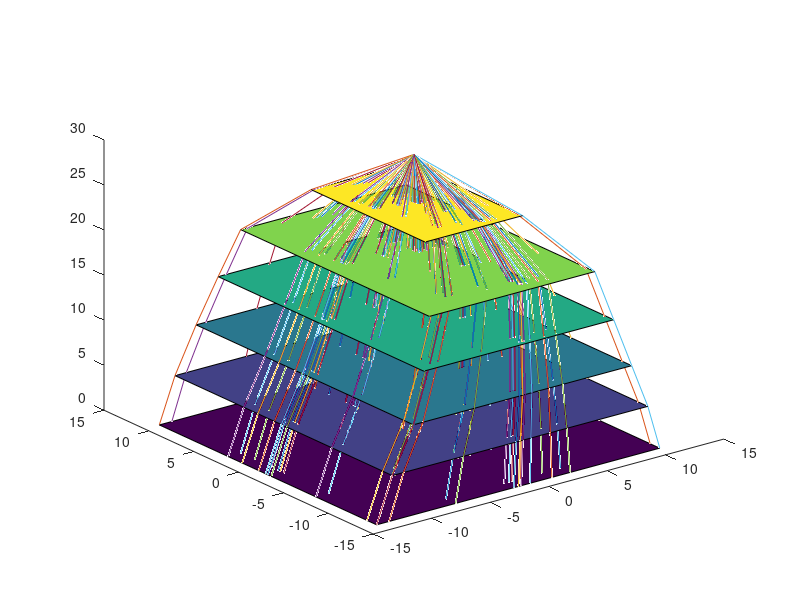

The MATLAB script that drew this image: (Note: this script raises an error after producing the figure.)
function psf6aod()

lambda = 800e-9;
V = 613;
[t,x1,y1] = GetSamplingRanges();
xVel = 00;
yVel = 00;
focusDeviation = -0.000;

[aodDirectionVectors, aodL, chirpFactor] = Aod6pairedAS();

tic
[xy,aberrationVar] = CalculateRayEnds();
toc

figure();
hist3(xy);
xlabel('x')
ylabel('y')

    function [xy,aberrationVar] = CalculateRayEnds()
        numberOfAods = length(aodL);
        linearChirps = arrayfun(@NthAodChirp, 1:length(aodL));
                                                                                   
        x = cell(1,numberOfAods+1); 
        y = cell(1,numberOfAods+1); 
        z = cell(1,numberOfAods+1); 
        x{1} = x1;
        y{1} = y1;
        z{1} = 0;
        figure();
        hold on
        for n = 1:numberOfAods
            [x{n+1},y{n+1}] = GetNplus1xy(n);  % Stores the (n+1)th [x,y]
            z{n+1} = z{n} + aodL(n);
            line([x{n};x{n+1}],[y{n};y{n+1}],[z{n};z{n+1}]);
            fill3([max(x{n}) max(x{n}) min(x{n}) min(x{n})],[max(y{n}) min(y{n}) min(y{n}) max(y{n})],repmat([z{n}],1,4),repmat([z{n}],1,4))
        end
        hold off
        alpha(0.1)
        xEnd = x{end} - xVel * t;
        yEnd = y{end} - yVel * t;
        xy = [xEnd(:) yEnd(:)];
        aberrationVar = var(xEnd) + var(yEnd); % sum x and y vars
             
        function [xNplus1,yNplus1] = GetNplus1xy(n)
            angle = NthDeflectionAngle(1);
            for m = 2:n
                angle = angle + NthDeflectionAngle(m);
            end
            distance = aodL(n);
            if n == length(aodL)
                distance = distance + focusDeviation;
            end
            xNplus1 = x{n} + angle(1,:) * distance;
            yNplus1 = y{n} + angle(2,:) * distance;
        end   
        
        function fnangle = NthDeflectionAngle(n) 
            kn = aodDirectionVectors{n};
            kx = kn(1);
            ky = kn(2);
            phase = t - ( x{n}*kx + y{n}*ky ) / V;
            fnangle = aodDirectionVectors{n} * linearChirps(n) * phase * lambda/V;
        end
        
        function chirp = NthAodChirp(n)
            chirp = V*V/lambda * chirpFactor(n);
        end
    end

    function [aodDirectionVectors, aodL, chirpFactor] = Aod4()
        aodDirectionVectors = {[1;0], [0;1]};
        aodDirectionVectors = [aodDirectionVectors, cellfun(@(x) x*(-1), aodDirectionVectors,'UniformOutput', false)];
        aodL = [5, 5, 5, 5e1];
        l1 = aodL(1);
        l2 = aodL(2);
        l3 = aodL(3);
        l4 = aodL(4);
        chirpFactor = [ 1/(l1 + l2 + 2*l3 + 2*l4)...
                        1/(l2 + l3 + 2*l4)...
                           1/(2*(l3 + l4))...
                                  1/(2*l4)];
    end

    function [aodDirectionVectors, aodL, chirpFactor] = Aod6pairedT()
        aodDirectionVectors = {[1;0], [-1;0], [1;sqrt(3)]/2, -[1;sqrt(3)]/2, [-1;sqrt(3)]/2, -[-1;sqrt(3)]/2};
        aodL = [5, 5, 5 ,5 ,5 , 5e0];
        L = aodL(1);
        f = aodL(6);
        chirpFactor =  [(96*L^2 + 96*L*f + 24*f^2)/(422*L^3 + 612*L^2*f + 270*L*f^2 + 36*f^3)...
        -(2*L*(14*L + 6*f))/(326*L^3 + 516*L^2*f + 246*L*f^2 + 36*f^3)...
                                     -(4*L)/(30*L^2 + 42*L*f + 12*f^2)...
                               (16*L + 8*f)/(34*L^2 + 42*L*f + 12*f^2)...
                                   (10*L + 4*f)/((L + f)*(13*L + 6*f))...
                                                                     0];
    end
    function [aodDirectionVectors, aodL, chirpFactor] = Aod6pairedS()
        aodDirectionVectors = {[1;0], [-1;0], [1;sqrt(3)]/2, -[1;sqrt(3)]/2, [-1;sqrt(3)]/2, -[-1;sqrt(3)]/2};
        aodL = [5, 5, 5 ,5 ,5 , 5e0];
        L = aodL(1);
        f = aodL(6);
        chirpFactor =  [(144*L^2 + 168*L*f + 48*f^2)/((2900*L^3)/3 + 1912*L^2*f + 984*L*f^2 + 144*f^3)...
 ((56*L^2)/3 + 120*L*f + 48*f^2)/(2*((1234*L^3)/3 + 872*L^2*f + 468*L*f^2 + 72*f^3))...
                               (2*((2*L)/3 + 4*f))/(3*(14*L^2 + (80*L*f)/3 + 8*f^2))...
                                     (2*(6*L + 4*f))/((122*L^2)/3 + 72*L*f + 24*f^2)...
                                          (14*L + 4*f)/(((2*L)/3 + f)*(26*L + 12*f))...
                                                                             1/(3*f)];
    end
    function [aodDirectionVectors, aodL, chirpFactor] = Aod6pairedAT()
        aodDirectionVectors = {[1;0], [-1;0], -[1;sqrt(3)]/2, [1;sqrt(3)]/2, [-1;sqrt(3)]/2, -[-1;sqrt(3)]/2};
        aodL = [5, 5, 5 ,5 ,5 , 5e0];
        L = aodL(1);
        f = aodL(6);
        chirpFactor =  [(336*L^2 + 368*L*f + 96*f^2)/(1224*L^3 + 2128*L^2*f + 1032*L*f^2 + 144*f^3)...
          -(192*L^2 + 96*f*L)/(2*(444*L^3 + 880*L^2*f + 468*L*f^2 + 72*f^3))...
                              (2*(12*L + 8*f))/(3*(20*L^2 + 28*L*f + 8*f^2))...
                                          -(16*L)/(36*L^2 + 68*L*f + 24*f^2)...
                                        (20*L + 8*f)/((L + f)*(22*L + 12*f))...
                                                                           0];
    end
    function [aodDirectionVectors, aodL, chirpFactor] = Aod6pairedAS()
        aodDirectionVectors = {[1;0], [-1;0], -[1;sqrt(3)]/2, [1;sqrt(3)]/2, [-1;sqrt(3)]/2, -[-1;sqrt(3)]/2};
        aodL = [5, 5, 5 ,5 ,5 , 5e0];
        L = aodL(1);
        f = aodL(6);
        chirpFactor =  [((392*L^2)/3 + 168*L*f + 48*f^2)/((2308*L^3)/3 + 1704*L^2*f + 936*L*f^2 + 144*f^3)...
    (- 16*L^2 + 88*L*f + 48*f^2)/(2*((958*L^3)/3 + 768*L^2*f + 444*L*f^2 + 72*f^3))...
                             (2*((14*L)/3 + 4*f))/(3*((38*L^2)/3 + 24*L*f + 8*f^2))...
                                -(2*((2*L)/3 - 4*f))/((86*L^2)/3 + 64*L*f + 24*f^2)...
                                     ((38*L)/3 + 4*f)/(((2*L)/3 + f)*(22*L + 12*f))...
                                                                            1/(3*f)];
    end
    function [aodDirectionVectors, aodL, chirpFactor] = Aod6pairedASscan()
        aodDirectionVectors = {[1;0], [-1;0], -[1;-sqrt(3)]/2, [1;-sqrt(3)]/2, -[1;sqrt(3)]/2, [1;sqrt(3)]/2};
        aodL = [5, 5, 5 ,5 ,5 , 5e1];
        L = aodL(1);
        f = aodL(6);
        vx = 0;
        vy = 2;
        xVel = vx*V;
        yVel = vy*V;
        chirpFactor =  [(- 27*L^2*vx^2 - 10*3^(1/2)*L^2*vx*vy + 170*L^2*vx + 19*L^2*vy^2 + 130*3^(1/2)*L^2*vy + (392*L^2)/3 - 18*L*f*vx^2 + 228*L*f*vx + 6*L*f*vy^2 + 116*3^(1/2)*L*f*vy + 168*L*f + 72*f^2*vx + 24*3^(1/2)*f^2*vy + 48*f^2)/(- 27*L^3*vx^2 - 10*3^(1/2)*L^3*vx*vy + 32*L^3*vx + 19*L^3*vy^2 + (248*3^(1/2)*L^3*vy)/3 + (2308*L^3)/3 - 18*L^2*f*vx^2 + 72*L^2*f*vx + 6*L^2*f*vy^2 + 128*3^(1/2)*L^2*f*vy + 1704*L^2*f + 36*L*f^2*vx + 36*3^(1/2)*L*f^2*vy + 936*L*f^2 + 144*f^3)...
            -(- 27*L^2*vx^2 - 10*3^(1/2)*L^2*vx*vy + 206*L^2*vx + 19*L^2*vy^2 + (466*3^(1/2)*L^2*vy)/3 + 16*L^2 - 18*L*f*vx^2 + 252*L*f*vx + 6*L*f*vy^2 + 124*3^(1/2)*L*f*vy - 88*L*f + 72*f^2*vx + 24*3^(1/2)*f^2*vy - 48*f^2)/(2*(444*L*f^2 + 768*L^2*f - 69*L^3*vx + (958*L^3)/3 + 72*f^3 - (71*3^(1/2)*L^3*vy)/3 - 18*L*f^2*vx - 78*L^2*f*vx + 6*3^(1/2)*L*f^2*vy + 6*3^(1/2)*L^2*f*vy))...
            (2*((14*L)/3 + 4*f + 3*L*vx + (17*3^(1/2)*L*vy)/3 + 4*3^(1/2)*f*vy))/(3*(24*L*f - L^2*vx + (38*L^2)/3 + 8*f^2 - 2*L*f*vx + (5*3^(1/2)*L^2*vy)/3 + 2*3^(1/2)*L*f*vy))...
            (2*((2*L)/3 - 4*f + 5*L*vx + (23*3^(1/2)*L*vy)/3 + 4*3^(1/2)*f*vy))/(9*L^2*vx - 64*L*f - (86*L^2)/3 - 24*f^2 + 6*L*f*vx + (19*3^(1/2)*L^2*vy)/3 + 2*3^(1/2)*L*f*vy)...
            ((38*L)/3 + 4*f - L*vx + (5*3^(1/2)*L*vy)/3)/(((2*L)/3 + f)*(22*L + 12*f - 3*L*vx + 3^(1/2)*L*vy))...
            1/(3*f)];
    end  
end

function [t,x1,y1] = GetSamplingRanges()
    xRange = normrnd(0,10,1,10);
    yRange = xRange;
    tRange = 0;%:0.010:0.100;
    [x1temp,y1temp] = meshgrid(xRange,yRange);
    [x1temp,ttemp] = meshgrid(x1temp(:),tRange);
    [y1temp,~] = meshgrid(y1temp(:),tRange);
    x1 = x1temp(:)';
    y1 = y1temp(:)';
    t = ttemp(:)';
end

